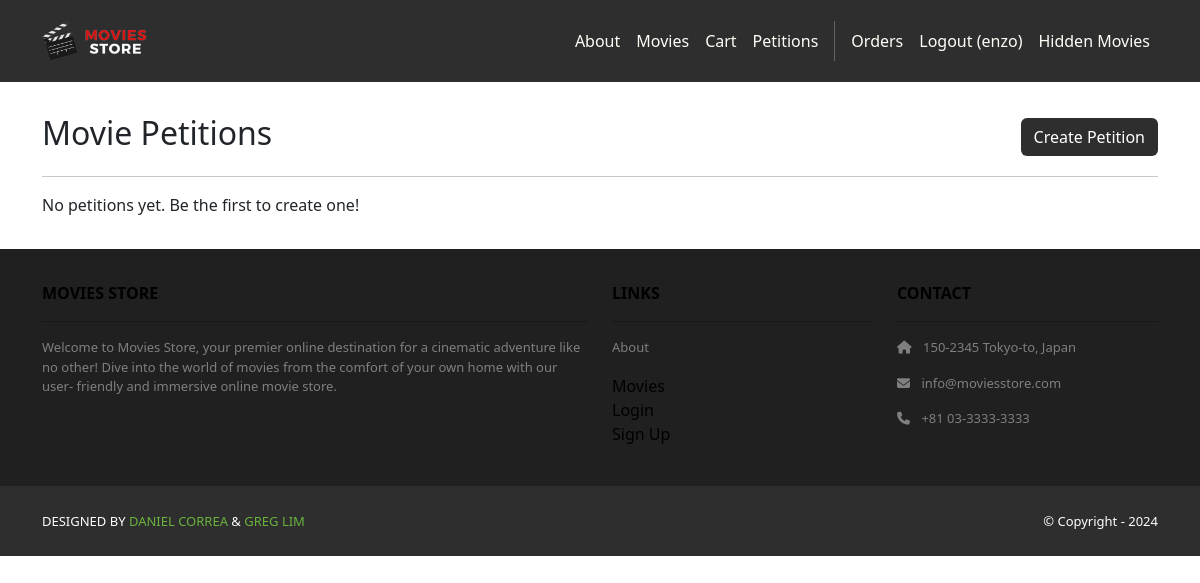
The app's page /movies/petitions/ (signed in), older data.
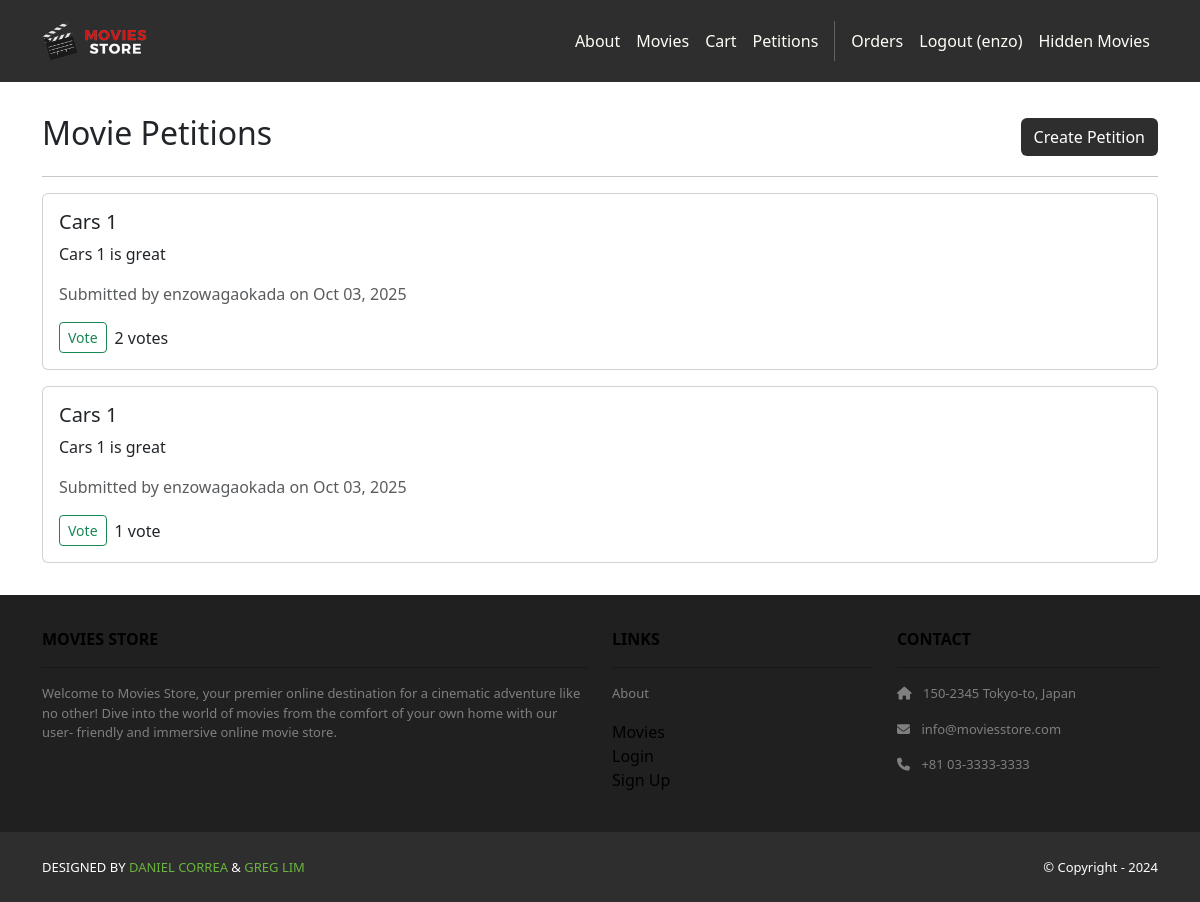
The same page, newer data.
### movies/models.py (models this page shows, shortened)
class MoviePetition(models.Model):
    movie_title = models.CharField(max_length=200)
    description = models.TextField()
    created_by = models.ForeignKey(User, on_delete=models.CASCADE, related_name='petitions')
    created_at = models.DateTimeField(auto_now_add=True)
    votes = models.ManyToManyField(User, related_name='voted_petitions', blank=True)
    def total_votes(self):
        return self.votes.count()
    class Meta:
        ordering = ['-created_at']

### movies/views.py (the view)
# urls.py: path('petitions/', views.petition_list, name='movies.petition_list'),
@login_required
def petition_list(request):
    petitions = MoviePetition.objects.all()
    return render(request, 'movies/petition_list.html', {'petitions': petitions})

### movies/templates/movies/petition_list.html (shortened to what this page needs)
{% extends 'base.html' %}
{% block content %}
<div class="p-3">
  <div class="container">
    <div class="row mt-3">
      <div class="col">
        <div class="d-flex justify-content-between align-items-center mb-3">
          <h2>Movie Petitions</h2>
          <a href="{% url 'movies.create_petition' %}" class="btn bg-dark text-white">
            Create Petition
          </a>
        </div>
        <hr />
        {% if petitions %}
          {% for petition in petitions %}
            <div class="card mb-3">
              <div class="card-body">
                <h5 class="card-title">{{ petition.movie_title }}</h5>
                <p class="card-text">{{ petition.description }}</p>
                <p class="text-muted">
                  Submitted by {{ petition.created_by.username }} on {{ petition.created_at|date:"M d, Y" }}
                </p>
                <div class="d-flex align-items-center">
                  <form method="POST" action="{% url 'movies.vote_petition' petition.id %}">
                    <button type="submit" class="btn btn-sm {% if user in petition.votes.all %}btn-success{% else %}btn-outline-success{% endif %}">
                      {% if user in petition.votes.all %}Voted{% else %}Vote{% endif %}
                    </button>
                  </form>
                  <span class="ms-2">{{ petition.total_votes }} vote{{ petition.total_votes|pluralize }}</span>
                </div>
              </div>
            </div>
          {% endfor %}
        {% else %}
          <p>No petitions yet. Be the first to create one!</p>
        {% endif %}
      </div>
    </div>
  </div>
</div>
{% endblock content %}

### moviesstore/templates/base.html (shortened to what this page needs)
<!DOCTYPE html>
<html>
    {% load static %}
  <head>
    <link href="https://cdn.jsdelivr.net/npm/bootstrap@5.3.3/dist/css/bootstrap.min.css" rel="stylesheet">
    <link rel="stylesheet" href="https://cdnjs.cloudflare.com/ajax/libs/font-awesome/6.1.1/css/all.min.css">
    <link rel="stylesheet" type="text/css" href="{% static 'css/style.css' %}">
  </head>
  <body>
    <nav class="p-3 navbar navbar-dark bg-dark
         navbar-expand-lg">
      <div class="container">
        <a class="navbar-brand"
           href="{% url 'home.index' %}">
          <img src="{% static 'img/logo.png' %}" alt="logo"
               height="40" />
        </a>
        <div class="collapse navbar-collapse"
             id="navbarNavAltMarkup">
          <div class="navbar-nav ms-auto navbar-ml">
            <a class="nav-link"
               href="{% url 'home.about' %}">About</a>
            <a class="nav-link"
              href="{% url 'movies.index' %}">Movies</a>
            <a class="nav-link"
              href="{% url 'cart.index' %}">Cart</a>
            <a class="nav-link"
              href="{% url 'movies.petition_list' %}">Petitions</a>
            {% if user.is_authenticated %}
            <a class="nav-link"
              href="{% url 'accounts.orders' %}">Orders
            </a>
            <a class="nav-link"
              href="{% url 'accounts.logout' %}">Logout ({{user.username }})</a>
            <li class="nav-item">
                <a class="nav-link" href="{% url 'movies.hidden' %}">Hidden Movies</a>
            </li>
            {% else %}
            <a class="nav-link"
              href="{% url 'accounts.login' %}">Login</a>
            <a class="nav-link"
              href="{% url 'accounts.signup' %}">Sign Up
            </a>
            {% endif %}
          </div>
        </div>
      </div>
    </nav>
    <div>
      {% block content %}
      {% endblock content %}
    </div>
    <section class="p-3 ms-footer d-none d-md-block">
      <div class="container">
        <div class="row mt-3 text-black">
          <div class="col-md-6 col-lg-6 col-xl-6mx-auto mb-4">
            <b>MOVIES STORE</b>
            <hr />
            <p>
              Welcome to Movies Store, your premier online
              destination for a cinematic adventure like no
              other! Dive into the world of movies from the
              comfort of your own home with our user-
              friendly and immersive online movie store.
            </p>
          </div>
          <div class="col-md-3 col-lg-3 col-xl-3mx-auto mb-4">
            <b>LINKS</b>
            <hr />
            <p><a class="nav-link" href="{% url 'home.about' %}">
              About
            </a></p>
            <a class="nav-link" href="{% url 'movies.index' %}">Movies</a>
            <a class="nav-link"
              href="{% url 'accounts.login' %}">Login</a>
            <a class="nav-link"
              href="{% url 'accounts.signup' %}">Sign Up</a>
          </div>
          <div class="col-md-3 col-lg-3 col-xl-3 mx-automb-4">
            <b>CONTACT</b>
            <hr />
            <p><i class="fas fa-home me-2"></i>
              150-2345 Tokyo-to, Japan
            </p>
            <p><i class="fas fa-envelope me-2"></i>
              info@moviesstore.com
            </p>
            <p><i class="fas fa-phone me-2"></i>
              +81 03-3333-3333
            </p>
          </div>
        </div>
      </div>
    </section>
    <section class="p-3 ms-footer-bottom bg-dark">
      <div class="container d-flex justify-content-between">
        <div class="me-5 text-white">
          <span>DESIGNED BY
            <a href="https://www.x.com/danielgarax"
            target="_blank">DANIEL CORREA</a> &
            <a href="https://www.x.com/greglim81"
            target="_blank">GREG LIM</a>
          </span>
        </div>
        <div class="text-white">
          <span>© Copyright - 2024</span>
        </div>
      </div>
    </section>
  </body>
</html>

### moviesstore/static/css/style.css (style rules this page uses)
.ms-footer { background-color: #202020; }
.ms-footer p { color: #7F7F7F; font-size: 13px; }
.ms-footer-bottom span { font-size: 13px; line-height: 38px; }
.ms-footer-bottom a { color: #6ab43e; text-decoration: none; }
.navbar a.nav-link { color: #FFFEF6 !important; }
.bg-dark { background-color: #2E2E2E !important; }

Row changes from the older to the newer data that the page shows:
added MoviePetition: movie_title "Cars 1", description "Cars 1 is great", created_by.username "enzowagaokada", created_at "Oct 03, 2025", shows "Vote", total_votes "2"
added MoviePetition: movie_title "Cars 1", description "Cars 1 is great", created_by.username "enzowagaokada", created_at "Oct 03, 2025", shows "Vote", total_votes "1"
Text that changed along with them:
text no longer shown: "No petitions yet. Be the first to create one!"
